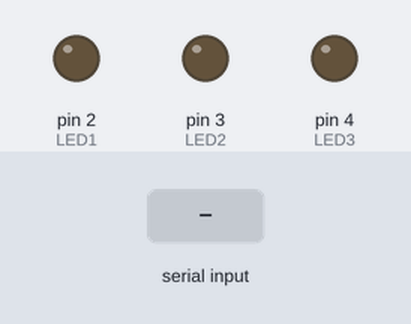
Simulated run of this sketch. Board: Arduino Uno, built with avr-gcc and run on an emulated ATmega328P. Shown: output pins drawn as LEDs (lit = HIGH). The test bench sets the inputs (shaded band).

Above: at 1.2 s.
1.3 s: "1" received over Serial
At 1.8 s:
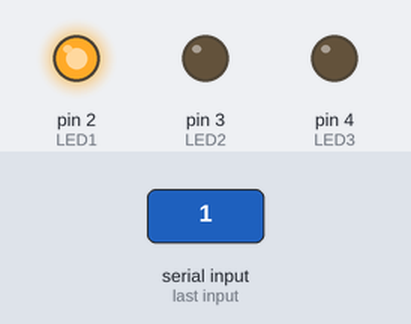
2.8 s: "2" received over Serial
At 4.0 s:
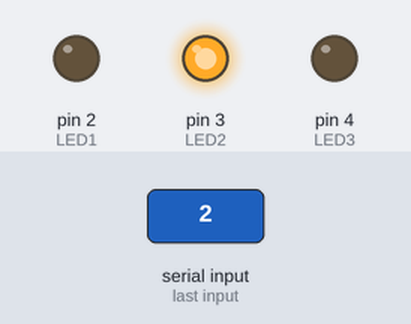
4.3 s: "3" received over Serial
At 5.3 s:
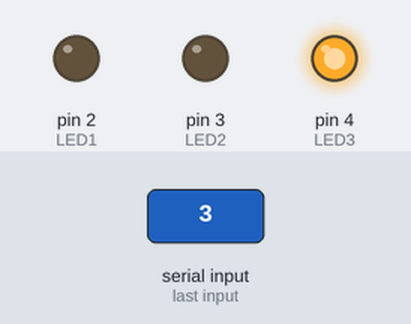
5.8 s: "0" received over Serial
At 6.5 s:
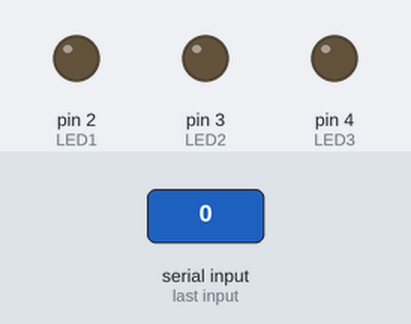
Timing chart, 0 to 8.3 s (numbered marks = the images above; inputs shaded):
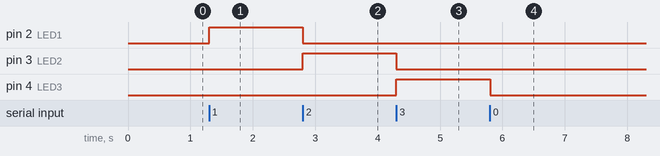

The sketch:

gesture_led_detector.ino
```cpp
#define LED1 2  //thumbs up
#define LED2 3 //thumbs down
#define LED3 4 //open palm

void setup() {
  Serial.begin(9600);
  pinMode(LED1, OUTPUT);
  pinMode(LED2, OUTPUT);
  pinMode(LED3, OUTPUT);
  digitalWrite(LED1, LOW);
  digitalWrite(LED2, LOW);
  digitalWrite(LED3, LOW);
}

void loop() {
  if (Serial.available() > 0) {
    char c = Serial.read();
    digitalWrite(LED1, LOW);
    digitalWrite(LED2, LOW);
    digitalWrite(LED3, LOW);

    if (c == '1') digitalWrite(LED1, HIGH);
    else if (c == '2') digitalWrite(LED2, HIGH);
    else if (c == '3') digitalWrite(LED3, HIGH);
  }
}
```

Measured:
- after the input at 1.3 s, pin 2 (LED1): LOW → HIGH at once
- after the input at 2.8 s, pin 2 (LED1): HIGH → LOW at once; pin 3 (LED2): LOW → HIGH at once
- after the input at 4.3 s, pin 3 (LED2): HIGH → LOW at once; pin 4 (LED3): LOW → HIGH at once
- after the input at 5.8 s, pin 4 (LED3): HIGH → LOW at once
